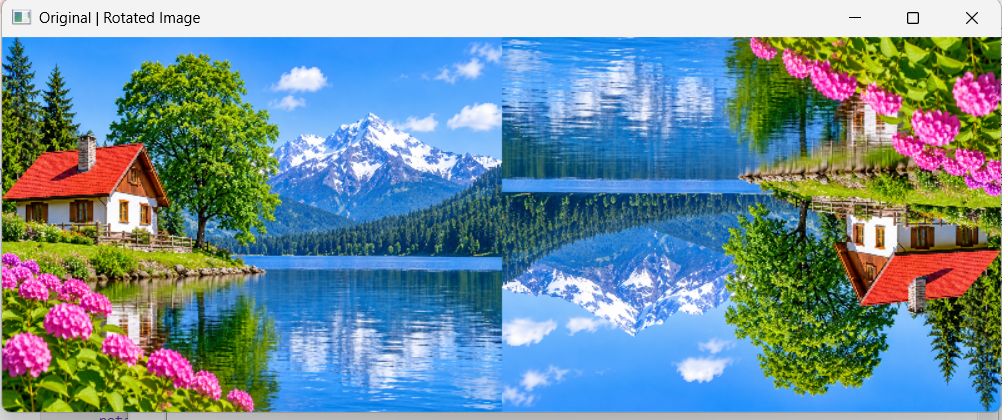
#> input picture exp.11.png, 1002 x 420 px
$ python '13. Affine Transformation.py'
#> lines starting #> are read from the running program, lines starting #| are printed output that depends on the picture
import cv2
import numpy as np
from tkinter import Tk, filedialog

root = Tk()
root.withdraw()

path = filedialog.askopenfilename()
#> the answer given: exp.11.png
img = cv2.imread(path)
#> img is the input picture: shape (420, 1002, 3); mean B, G, R 152.9, 141.6, 111.8

if img is not None:
    rows, cols = img.shape[:2]
#> rows = 420; cols = 1002

    pts1 = np.float32([[50, 50], [200, 50], [50, 200]])
    pts2 = np.float32([[10, 100], [200, 50], [100, 250]])

    matrix = cv2.getAffineTransform(pts1, pts2)
    output = cv2.warpAffine(img, matrix, (cols, rows))
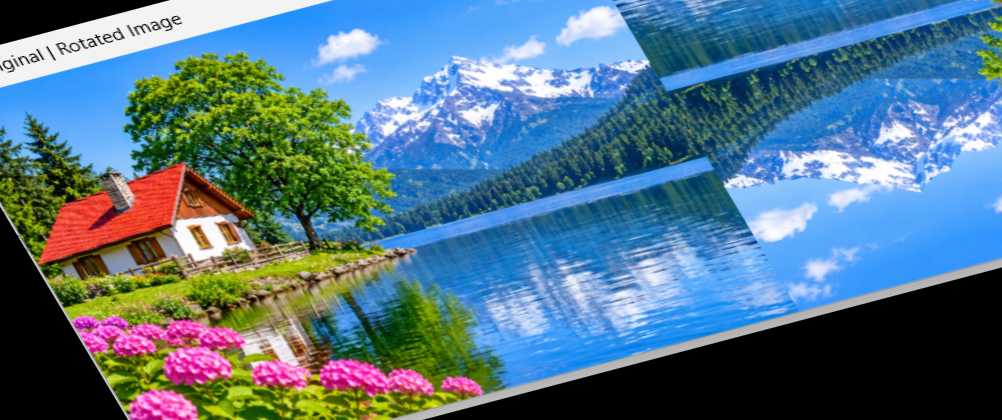
#> output: shape (420, 1002, 3); mean B, G, R 136.1, 116.7, 84.7

    img = cv2.resize(img, (400, 300))
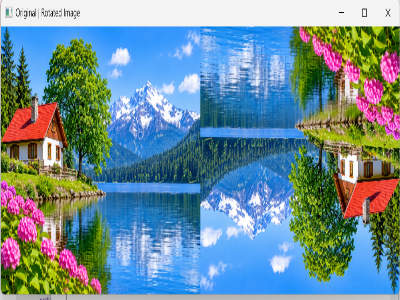
#> img: shape (300, 400, 3); mean B, G, R 152.8, 141.6, 111.7
    output = cv2.resize(output, (400, 300))
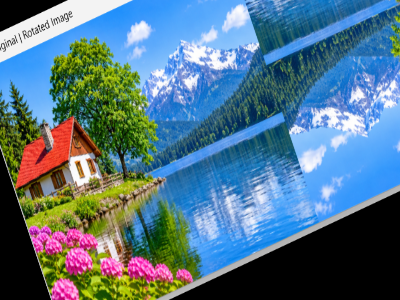
#> output: shape (300, 400, 3); mean B, G, R 136.1, 116.7, 84.6

    result = np.hstack((img, output))
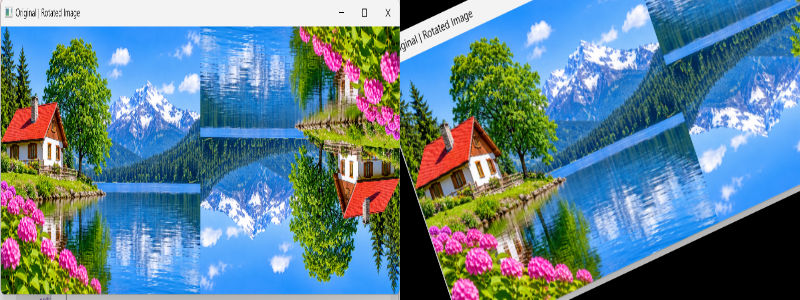
#> result: shape (300, 800, 3); mean B, G, R 144.4, 129.1, 98.2
    cv2.imshow('Original | Affine Transformation', result)

    cv2.waitKey(0)
    cv2.destroyAllWindows()
else:
    print("Image not selected!")

$ run again, on exp.13.png
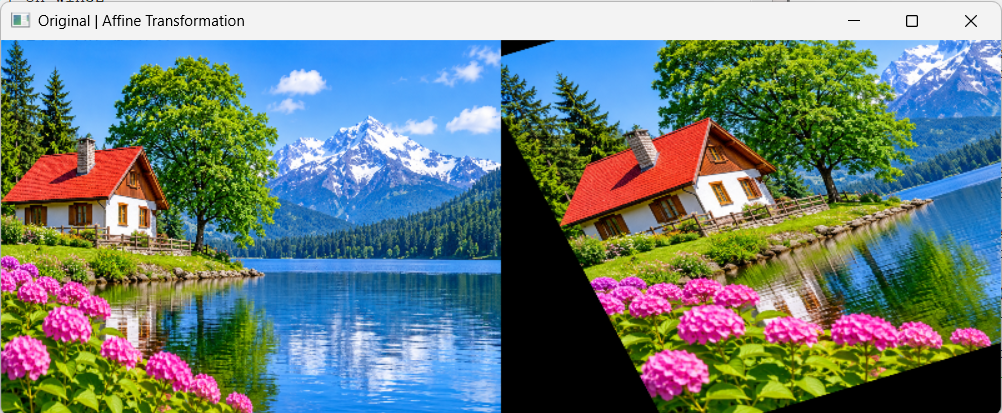
#> input picture exp.13.png, 1002 x 413 px
#> img is the input picture: shape (413, 1002, 3); mean B, G, R 123.3, 126, 107.7
#> img: shape (300, 400, 3)
#> `output = cv2.resize(output, (400, 300))`:
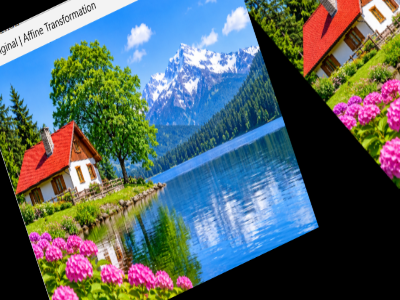
#> output: shape (300, 400, 3); mean B, G, R 103.8, 99.9, 85.1
#> `result = np.hstack((img, output))`:
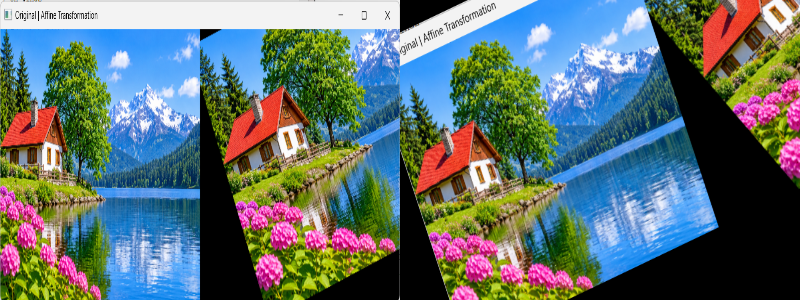
#> result: shape (300, 800, 3); mean B, G, R 113.4, 112.9, 96.4
